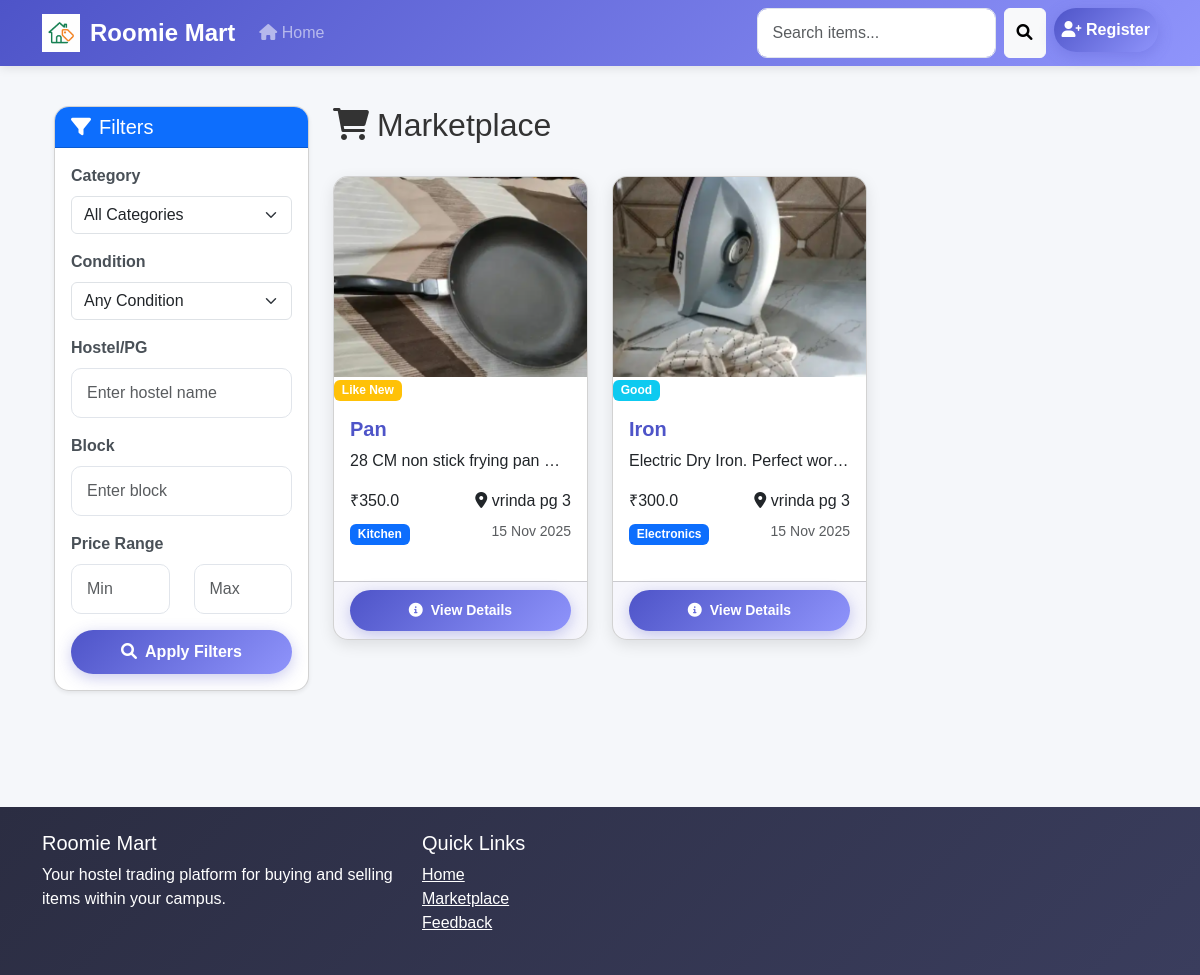
/marketplace, run on the app's committed database.
### tables this page shows
CREATE TABLE items (
        id INTEGER PRIMARY KEY AUTOINCREMENT,
        user_id INTEGER NOT NULL,
        title TEXT NOT NULL,
        category TEXT NOT NULL,
        price REAL NOT NULL,
        condition TEXT NOT NULL,
        image TEXT,
        description TEXT,
        hostel TEXT,
        block TEXT,
        status TEXT DEFAULT 'available',
        created_at TIMESTAMP DEFAULT CURRENT_TIMESTAMP,
        updated_at TIMESTAMP DEFAULT CURRENT_TIMESTAMP, address TEXT, latitude REAL, longitude REAL,
        FOREIGN KEY (user_id) REFERENCES users (id)
    );

### controllers/item_controller.py (the view)
@item_bp.route('/marketplace')
def marketplace():
    category = request.args.get('category', '').strip()
    condition = request.args.get('condition', '').strip()
    hostel = request.args.get('hostel', '').strip()
    block = request.args.get('block', '').strip()
    min_price = request.args.get('min_price', '').strip()
    max_price = request.args.get('max_price', '').strip()
    try:
        min_price = float(min_price) if min_price else None
    except ValueError:
        min_price = None
    try:
        max_price = float(max_price) if max_price else None
    except ValueError:
        max_price = None
    items = Item.get_filtered_items(category=category, condition=condition,
                                     hostel=hostel, block=block,
                                     min_price=min_price, max_price=max_price)
    items = process_items(items)
    return render_template('marketplace.html', items=items,
                           category=category, condition=condition,
                           hostel=hostel, block=block,
                           min_price=min_price, max_price=max_price)

### app.py (called while the page is built)
@app.context_processor
def inject_pending_request_count():
    user_id = session.get('user_id')
    pending_requests_count = 0
    if user_id:
        try:
            pending_requests_count = RequestModel.count_pending_requests_for_owner(user_id)
        except Exception:
            pending_requests_count = 0
    return dict(pending_requests_count=pending_requests_count)

@app.context_processor
def inject_current_user():
    if 'user_id' in session:
        user = SimpleNamespace(
            is_authenticated=True,
            id=session.get('user_id'),
            name=session.get('user_name'),
            email=session.get('user_email'),
            hostel=session.get('hostel'),
            block=session.get('block')
        )
    else:
        user = SimpleNamespace(is_authenticated=False)
    return {'current_user': user}

### database/db_connection.py (called while the page is built)
def get_db_connection():
    conn = None
    try:
        conn = sqlite3.connect(DATABASE_PATH)
        conn.row_factory = sqlite3.Row
        return conn
    except Error as e:
        print(e)
    return conn

### templates/marketplace.html (shortened to what this page needs)
{% extends 'base.html' %}
{% block content %}
<div class="container-fluid page-transition">
    <div class="row">
        <div class="col-lg-3 mb-4">
            <div class="card shadow-sm hover-shadow">
                <div class="card-header bg-primary text-white">
                    <h5 class="mb-0"><i class="fas fa-filter me-2"></i>Filters</h5>
                </div>
                <div class="card-body">
                    <form action="{{ url_for('item_bp.marketplace') }}" method="GET">
                        <div class="mb-3">
                            <label class="form-label">Category</label>
                            <select name="category" class="form-select">
                                <option value="">All Categories</option>
                            </select>
                        </div>
                        <div class="mb-3">
                            <label class="form-label">Condition</label>
                            <select name="condition" class="form-select">
                                <option value="">Any Condition</option>
                            </select>
                        </div>
                        <div class="mb-3">
                            <label class="form-label">Hostel/PG</label>
                            <input type="text" name="hostel" class="form-control" placeholder="Enter hostel name" value="{{ hostel or '' }}">
                        </div>
                        <div class="mb-3">
                            <label class="form-label">Block</label>
                            <input type="text" name="block" class="form-control" placeholder="Enter block" value="{{ block or '' }}">
                        </div>
                        <div class="mb-3">
                            <label class="form-label">Price Range</label>
                            <div class="row">
                                <div class="col-6">
                                    <input type="number" name="min_price" class="form-control" placeholder="Min" value="{{ min_price or '' }}">
                                </div>
                                <div class="col-6">
                                    <input type="number" name="max_price" class="form-control" placeholder="Max" value="{{ max_price or '' }}">
                                </div>
                            </div>
                        </div>
                        <div class="d-grid">
                            <button type="submit" class="btn btn-primary btn-hover-effect">
                                <i class="fas fa-search me-2"></i>Apply Filters
                            </button>
                        </div>
                    </form>
                </div>
            </div>
        </div>
        <div class="col-lg-9">
            <div class="d-flex justify-content-between align-items-center mb-4">
                <h2 class="section-title"><i class="fas fa-shopping-cart me-2"></i>Marketplace</h2>
            </div>
            {% if items %}
                <div class="row row-cols-1 row-cols-md-2 row-cols-lg-3 g-4">
                    {% for item in items %}
                    <div class="col stagger-item">
                        <div class="card h-100 product-card hover-shadow card-hover-zoom">
                            <div class="card-img-container">
                                {% if item.image %}
                                <img src="{{ url_for('static', filename='uploads/' + item.image) }}" class="card-img-top" alt="{{ item.title }}">
                                {% else %}
                                <img src="{{ url_for('static', filename='img/no-image.jpg') }}" class="card-img-top" alt="No Image">
                                {% endif %}
                                <span class="badge bg-{{ 'success' if item.condition == 'New' else 'warning' if item.condition == 'Like New' else 'info' if item.condition == 'Good' else 'secondary' }}">
                                    {{ item.condition }}
                                </span>
                            </div>
                            <div class="card-body">
                                <h5 class="card-title">{{ item.title }}</h5>
                                <p class="card-text text-truncate">{{ item.description }}</p>
                                <div class="d-flex justify-content-between align-items-center">
                                    <span class="price">₹{{ item.price }}</span>
                                    <span class="location"><i class="fas fa-map-marker-alt"></i> {{ item.hostel }} {{ item.block }}</span>
                                </div>
                                <div class="mt-2">
                                    <span class="badge bg-primary">{{ item.category }}</span>
                                    <small class="text-muted float-end">{{ item.created_at.strftime('%d %b %Y') }}</small>
                                </div>
                            </div>
                            <div class="card-footer">
                                <a href="{{ url_for('item_bp.item_detail', item_id=item.id) }}" class="btn btn-primary btn-sm btn-hover-effect w-100">
                                    <i class="fas fa-info-circle me-1"></i> View Details
                                </a>
                            </div>
                        </div>
                    </div>
                    {% endfor %}
                </div>
            {% else %}
                <div class="alert alert-info text-center">
                    <i class="fas fa-info-circle me-2"></i> No items found matching your criteria.
                </div>
            {% endif %}
        </div>
    </div>
</div>
{% endblock %}

### static/css/style.css (style rules this page uses)
:root { --primary-color: #4e54c8; --secondary-color: #8f94fb; --accent-color: #ff6b6b; --light-color: #f8f9fa; --dark-color: #343a40; --success-color: #28a745; --info-color: #17a2b8; --warning-color: #ffc107; --danger-color: #dc3545; }
body { font-family: 'Poppins', sans-serif; background-color: #f5f7fa; color: #333; }
.card { border-radius: 15px; overflow: hidden; box-shadow: 0 5px 15px rgba(0, 0, 0, 0.1); transition: transform 0.3s ease, box-shadow 0.3s ease; margin-bottom: 20px; }
.card-img-top { height: 200px; object-fit: cover; }
.card-title { font-weight: 600; color: var(--primary-color); }
.card-footer { background-color: rgba(78, 84, 200, 0.05); }
.btn-primary { background: linear-gradient(135deg, var(--primary-color), var(--secondary-color)); border: none; border-radius: 30px; padding: 10px 25px; font-weight: 600; box-shadow: 0 4px 15px rgba(78, 84, 200, 0.3); transition: all 0.3s ease; }
.form-control { border-radius: 10px; padding: 12px 15px; border: 1px solid #e1e5eb; transition: all 0.3s ease; }
.form-label { font-weight: 600; color: #495057; }

### static/css/animation.css (style rules this page uses)
.hover-shadow { transition: box-shadow 0.3s ease; }
.btn-hover-effect { position: relative; overflow: hidden; z-index: 1; }
.btn-hover-effect:after { content: ''; position: absolute; bottom: 0; left: 0; width: 100%; height: 100%; background-color: rgba(255, 255, 255, 0.2); transform: scaleX(0); transform-origin: right; transition: transform 0.3s ease; z-index: -1; }
.card-hover-zoom img { transition: transform 0.5s ease; }
.stagger-item { opacity: 0; animation: fadeInUp 0.5s ease forwards; }
.stagger-item:nth-child(1) { animation-delay: 0.1s; }
.stagger-item:nth-child(2) { animation-delay: 0.2s; }
.page-transition { animation: pageTransition 0.5s ease; }

### static/css/messaging.css (style rules this page uses)
.badge { animation: pulse 2s infinite; }

### data on the page
items: shows a picture, condition "Like New", title "Pan", description "28 CM non stick frying pan…", price "350.0", hostel "vrinda pg", block "3", category "Kitchen", created_at "15 Nov 2025"
items: shows a picture, condition "Good", title "Iron", description "Electric Dry Iron. Perfect wor…", price "300.0", hostel "vrinda pg", block "3", category "Electronics", created_at "15 Nov 2025"
